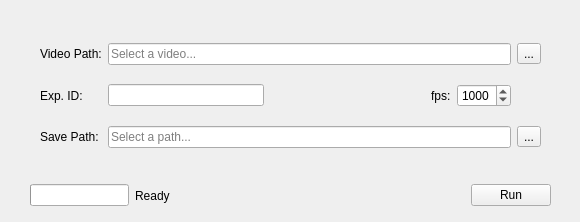
<?xml version="1.0" encoding="UTF-8"?>
<ui version="4.0">
 <class>zebraGait</class>
 <widget class="QMainWindow" name="zebraGait">
  <property name="geometry">
   <rect>
    <x>0</x>
    <y>0</y>
    <width>580</width>
    <height>222</height>
   </rect>
  </property>
  <property name="minimumSize">
   <size>
    <width>580</width>
    <height>222</height>
   </size>
  </property>
  <property name="maximumSize">
   <size>
    <width>580</width>
    <height>222</height>
   </size>
  </property>
  <property name="windowTitle">
   <string>Zebra Gait</string>
  </property>
  <property name="windowIcon">
   <iconset resource="resources.qrc">
    <normaloff>:/icon/icons/gar-fish.ico</normaloff>:/icon/icons/gar-fish.ico</iconset>
  </property>
  <widget class="QWidget" name="centralwidget">
   <widget class="QWidget" name="gridLayoutWidget">
    <property name="geometry">
     <rect>
      <x>40</x>
      <y>30</y>
      <width>501</width>
      <height>134</height>
     </rect>
    </property>
    <layout class="QGridLayout" name="gridLayout">
     <item row="0" column="1" colspan="4">
      <widget class="QLineEdit" name="vidPathLineEdit">
       <property name="placeholderText">
        <string>Select a video...</string>
       </property>
      </widget>
     </item>
     <item row="0" column="0">
      <widget class="QLabel" name="vidPathLabel">
       <property name="text">
        <string>Video Path:</string>
       </property>
      </widget>
     </item>
     <item row="2" column="0">
      <widget class="QLabel" name="savePathLabel">
       <property name="text">
        <string>Save Path:</string>
       </property>
      </widget>
     </item>
     <item row="1" column="0">
      <widget class="QLabel" name="expIDLabel">
       <property name="text">
        <string>Exp. ID:</string>
       </property>
      </widget>
     </item>
     <item row="2" column="1" colspan="4">
      <widget class="QLineEdit" name="savePathLineEdit">
       <property name="placeholderText">
        <string>Select a path...</string>
       </property>
      </widget>
     </item>
     <item row="1" column="1">
      <widget class="QLineEdit" name="expIDLineEdit">
       <property name="styleSheet">
        <string notr="true">color: grey;
</string>
       </property>
       <property name="text">
        <string/>
       </property>
       <property name="readOnly">
        <bool>true</bool>
       </property>
       <property name="placeholderText">
        <string/>
       </property>
      </widget>
     </item>
     <item row="0" column="5">
      <widget class="QToolButton" name="vidPathTButton">
       <property name="text">
        <string>...</string>
       </property>
      </widget>
     </item>
     <item row="2" column="5">
      <widget class="QToolButton" name="savePathTButton">
       <property name="text">
        <string>...</string>
       </property>
      </widget>
     </item>
     <item row="1" column="4">
      <widget class="QSpinBox" name="fpsSpinBox">
       <property name="minimum">
        <number>1</number>
       </property>
       <property name="maximum">
        <number>2000</number>
       </property>
       <property name="value">
        <number>1000</number>
       </property>
      </widget>
     </item>
     <item row="1" column="2">
      <spacer name="horizontalSpacer_4">
       <property name="orientation">
        <enum>Qt::Horizontal</enum>
       </property>
       <property name="sizeHint" stdset="0">
        <size>
         <width>40</width>
         <height>20</height>
        </size>
       </property>
      </spacer>
     </item>
     <item row="1" column="3">
      <widget class="QLabel" name="fpsLabel">
       <property name="text">
        <string>fps:</string>
       </property>
      </widget>
     </item>
    </layout>
   </widget>
   <widget class="QWidget" name="layoutWidget">
    <property name="geometry">
     <rect>
      <x>30</x>
      <y>180</y>
      <width>521</width>
      <height>31</height>
     </rect>
    </property>
    <layout class="QHBoxLayout" name="horizontalLayout">
     <item>
      <widget class="QProgressBar" name="progressBar">
       <property name="acceptDrops">
        <bool>false</bool>
       </property>
       <property name="minimum">
        <number>0</number>
       </property>
       <property name="maximum">
        <number>10</number>
       </property>
       <property name="value">
        <number>-1</number>
       </property>
       <property name="alignment">
        <set>Qt::AlignLeading|Qt::AlignLeft|Qt::AlignVCenter</set>
       </property>
       <property name="textVisible">
        <bool>true</bool>
       </property>
       <property name="invertedAppearance">
        <bool>false</bool>
       </property>
      </widget>
     </item>
     <item>
      <widget class="QLabel" name="progressLabel">
       <property name="enabled">
        <bool>true</bool>
       </property>
       <property name="focusPolicy">
        <enum>Qt::NoFocus</enum>
       </property>
       <property name="autoFillBackground">
        <bool>false</bool>
       </property>
       <property name="frameShape">
        <enum>QFrame::NoFrame</enum>
       </property>
       <property name="frameShadow">
        <enum>QFrame::Plain</enum>
       </property>
       <property name="text">
        <string>Ready</string>
       </property>
      </widget>
     </item>
     <item>
      <spacer name="horizontalSpacer_3">
       <property name="orientation">
        <enum>Qt::Horizontal</enum>
       </property>
       <property name="sizeHint" stdset="0">
        <size>
         <width>40</width>
         <height>20</height>
        </size>
       </property>
      </spacer>
     </item>
     <item>
      <spacer name="horizontalSpacer_2">
       <property name="orientation">
        <enum>Qt::Horizontal</enum>
       </property>
       <property name="sizeHint" stdset="0">
        <size>
         <width>40</width>
         <height>20</height>
        </size>
       </property>
      </spacer>
     </item>
     <item>
      <spacer name="horizontalSpacer">
       <property name="orientation">
        <enum>Qt::Horizontal</enum>
       </property>
       <property name="sizeHint" stdset="0">
        <size>
         <width>40</width>
         <height>20</height>
        </size>
       </property>
      </spacer>
     </item>
     <item>
      <layout class="QHBoxLayout" name="horizontalLayout_2"/>
     </item>
     <item>
      <widget class="QPushButton" name="RunButton">
       <property name="enabled">
        <bool>true</bool>
       </property>
       <property name="text">
        <string>Run</string>
       </property>
       <property name="checkable">
        <bool>false</bool>
       </property>
       <property name="autoDefault">
        <bool>false</bool>
       </property>
       <property name="default">
        <bool>false</bool>
       </property>
       <property name="flat">
        <bool>false</bool>
       </property>
      </widget>
     </item>
    </layout>
   </widget>
  </widget>
 </widget>
 <resources>
  <include location="resources.qrc"/>
 </resources>
 <connections/>
</ui>
